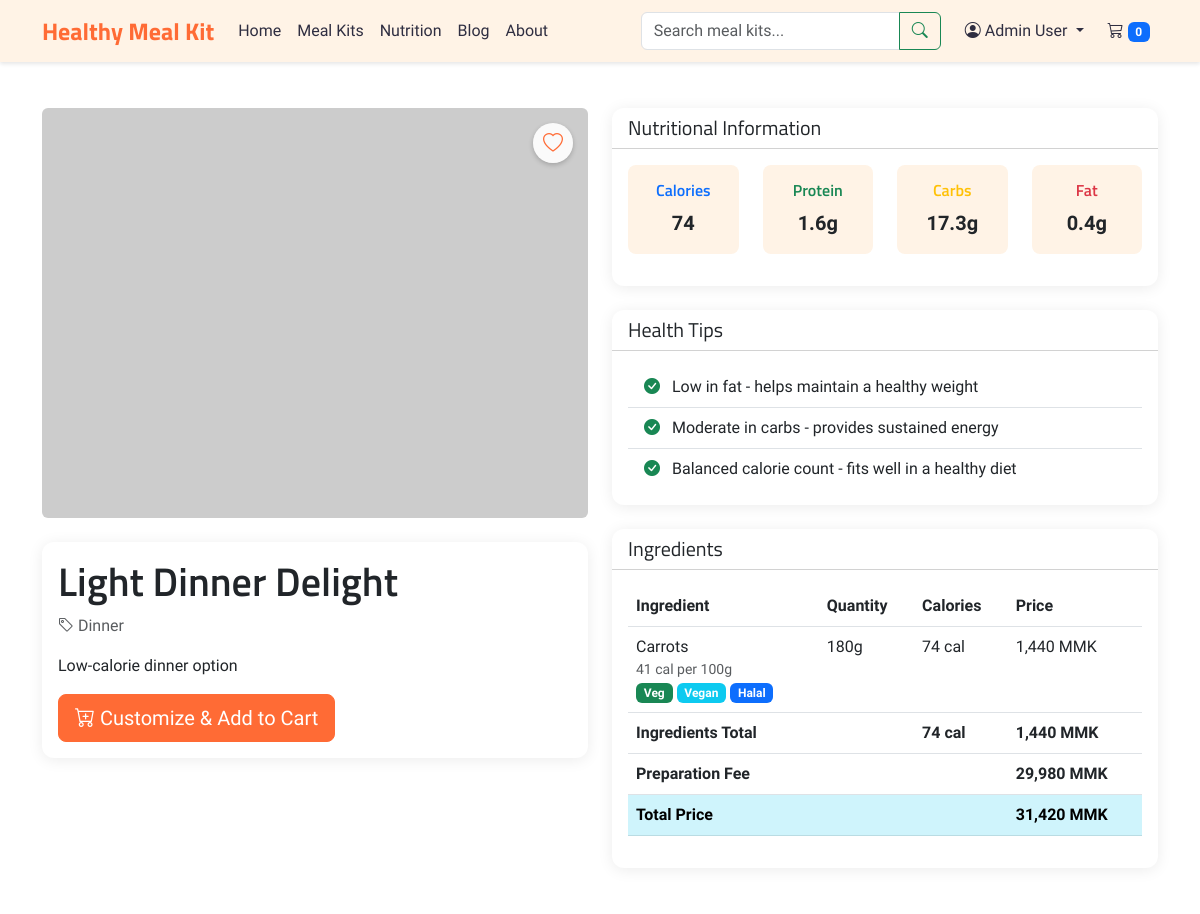
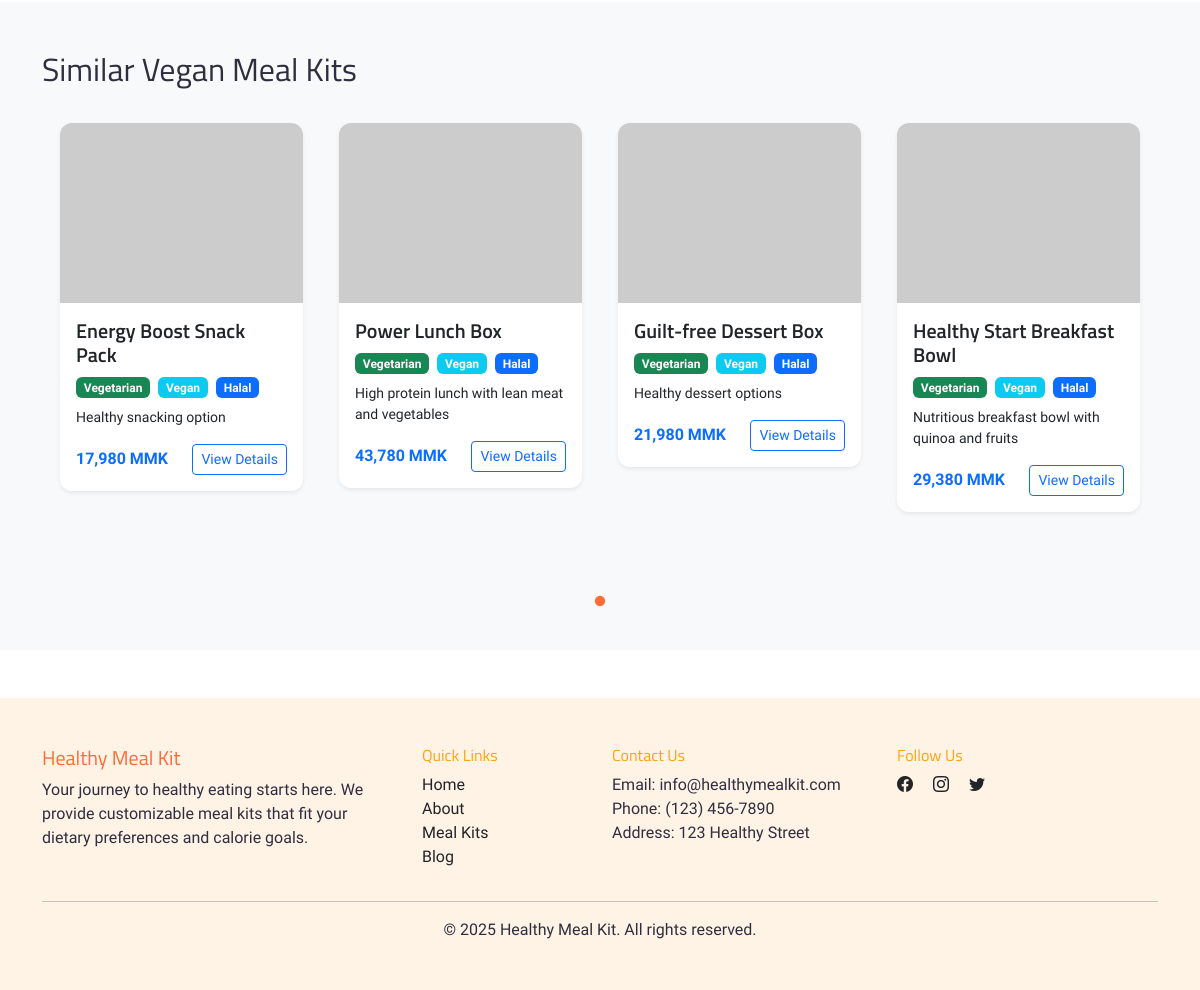
Page /meal-details.php?id=3 (signed in) on the committed database (2 pictures, top to bottom).
### tables this page shows
CREATE TABLE meal_kits (
    meal_kit_id INT PRIMARY KEY AUTO_INCREMENT,
    name VARCHAR(100) NOT NULL,
    description TEXT NOT NULL,
    category_id INT,
    preparation_price INT NOT NULL,
    base_calories INT NOT NULL COMMENT 'Calculated from sum of ingredients',
    cooking_time INT,
    servings INT,
    image_url VARCHAR(255),
    is_active TINYINT(1) DEFAULT 1 COMMENT '0: inactive, 1: active',
    created_at TIMESTAMP DEFAULT CURRENT_TIMESTAMP,
    FOREIGN KEY (category_id) REFERENCES categories(category_id)
);

CREATE TABLE categories (
    category_id INT PRIMARY KEY AUTO_INCREMENT,
    name VARCHAR(50) NOT NULL,
    description TEXT,
    created_at TIMESTAMP DEFAULT CURRENT_TIMESTAMP
);

CREATE TABLE meal_kit_ingredients (
    meal_kit_id INT,
    ingredient_id INT,
    default_quantity INT,
    FOREIGN KEY (meal_kit_id) REFERENCES meal_kits(meal_kit_id),
    FOREIGN KEY (ingredient_id) REFERENCES ingredients(ingredient_id),
    PRIMARY KEY (meal_kit_id, ingredient_id)
);

CREATE TABLE ingredients (
    ingredient_id INT PRIMARY KEY AUTO_INCREMENT,
    name VARCHAR(100) NOT NULL,
    calories_per_100g DECIMAL(10,2) NOT NULL,
    protein_per_100g DECIMAL(10,2) NOT NULL,
    carbs_per_100g DECIMAL(10,2) NOT NULL,
    fat_per_100g DECIMAL(10,2) NOT NULL,
    price_per_100g INT NOT NULL,
    is_meat TINYINT(1) DEFAULT 0 COMMENT '0: false, 1: true',
    is_vegetarian TINYINT(1) DEFAULT 0 COMMENT '0: false, 1: true',
    is_vegan TINYINT(1) DEFAULT 0 COMMENT '0: false, 1: true',
    is_halal TINYINT(1) DEFAULT 0 COMMENT '0: false, 1: true',
    created_at TIMESTAMP DEFAULT CURRENT_TIMESTAMP
);

### meal-details.php (the view, shortened to what the rows shown need)
<?php
require_once 'config/connection.php';
function get_meal_kit_image_url($image_url_db, $meal_kit_name) {
    if (!$image_url_db) return 'https://placehold.co/800x600/FFF3E6/FF6B35?text=' . urlencode($meal_kit_name);
    $parts = explode('/', trim($_SERVER['SCRIPT_NAME'], '/'));
    $projectBase = '/' . $parts[0];
    return $projectBase . '/uploads/meal-kits/' . $image_url_db;
}
$meal_kit_id = filter_var($_GET['id'], FILTER_VALIDATE_INT);
$stmt = $mysqli->prepare("
    SELECT mk.*, c.name as category_name
    FROM meal_kits mk
    LEFT JOIN categories c ON mk.category_id = c.category_id
    WHERE mk.meal_kit_id = ? AND mk.is_active = 1
");
$stmt->bind_param("i", $meal_kit_id);
$stmt->execute();
$meal_kit = $stmt->get_result()->fetch_assoc();
$stmt = $mysqli->prepare("
    SELECT i.*, mki.default_quantity
    FROM meal_kit_ingredients mki
    JOIN ingredients i ON mki.ingredient_id = i.ingredient_id
    WHERE mki.meal_kit_id = ?
");
$stmt->bind_param("i", $meal_kit_id);
$stmt->execute();
$ingredients = $stmt->get_result();
$total_ingredients_price = 0;
$preparation_price = $meal_kit['preparation_price'];
$ingredients_list = [];
while ($ingredient = $ingredients->fetch_assoc()) {
    $quantity = $ingredient['default_quantity'];
    $calories = ($ingredient['calories_per_100g'] * $quantity) / 100;
    $protein = ($ingredient['protein_per_100g'] * $quantity) / 100;
    $carbs = ($ingredient['carbs_per_100g'] * $quantity) / 100;
    $fat = ($ingredient['fat_per_100g'] * $quantity) / 100;
    $price = ($ingredient['price_per_100g'] * $quantity) / 100;
    $total_ingredients_price += $price;
    $ingredient['calculated_calories'] = $calories;
    $ingredient['calculated_protein'] = $protein;
    $ingredient['calculated_carbs'] = $carbs;
    $ingredient['calculated_fat'] = $fat;
    $ingredient['calculated_price'] = $price;
    $ingredients_list[] = $ingredient;
}
?>
<!DOCTYPE html>
<html lang="en">
<head>
    <link href="https://cdn.jsdelivr.net/npm/bootstrap@5.3.0/dist/css/bootstrap.min.css" rel="stylesheet">
    <link rel="stylesheet" href="https://cdn.jsdelivr.net/npm/bootstrap-icons@1.11.3/font/bootstrap-icons.min.css">
    <link rel="stylesheet" href="https://cdn.jsdelivr.net/npm/slick-carousel@1.8.1/slick/slick.css">
    <link rel="stylesheet" href="https://cdn.jsdelivr.net/npm/slick-carousel@1.8.1/slick/slick-theme.css">
    <link rel="stylesheet" href="assets/css/style.css">
</head>
<body>
    <div class="container py-5">
        <div class="row">
            <div class="col-lg-6 mb-4">
                <div class="card mb-4">
                    <div class="card-body">
                        <h1 class="card-title"><?php echo htmlspecialchars($meal_kit['name']); ?></h1>
                        <p class="text-muted mb-3">
                            <i class="bi bi-tag"></i> <?php echo htmlspecialchars($meal_kit['category_name']); ?>
                        </p>
                        <p class="card-text"><?php echo nl2br(htmlspecialchars($meal_kit['description'])); ?></p>
                        <div class="d-flex justify-content-between align-items-center">
                            <button class="btn btn-primary btn-lg"
                                onclick="customizeMealKit(<?php echo $meal_kit_id; ?>)">
                            </button>
                        </div>
                    </div>
                </div>
            </div>
            <div class="col-lg-6">
                <div class="card">
                    <div class="card-body">
                        <div class="table-responsive">
                            <table class="table">
                                <thead>
                                    <tr>
                                        <th>Ingredient</th>
                                        <th>Quantity</th>
                                        <th>Calories</th>
                                        <th>Price</th>
                                    </tr>
                                </thead>
                                <tbody>
                                    <?php foreach ($ingredients_list as $ingredient): ?>
                                    <tr>
                                        <td>
                                            <?php echo htmlspecialchars($ingredient['name']); ?>
                                            <small
                                                class="text-muted d-block"><?php echo round($ingredient['calories_per_100g']); ?>
                                                cal per 100g</small>
                                            <?php if ($ingredient['is_vegetarian'] == 1): ?>
                                            <span class="badge bg-success">Veg</span>
                                            <?php endif; ?>
                                            <?php if ($ingredient['is_vegan'] == 1): ?>
                                            <span class="badge bg-info">Vegan</span>
                                            <?php endif; ?>
                                            <?php if ($ingredient['is_halal'] == 1): ?>
                                            <span class="badge bg-primary">Halal</span>
                                            <?php endif; ?>
                                        </td>
                                        <td><?php echo $ingredient['default_quantity']; ?>g</td>
                                        <td><?php echo round($ingredient['calculated_calories']); ?> cal</td>
                                        <td><?php echo number_format($ingredient['calculated_price'], 0); ?> MMK</td>
                                    </tr>
                                    <?php endforeach; ?>
                                    <tr>
                                        <td><strong><?php echo number_format($preparation_price, 0); ?> MMK</strong></td>
                                    </tr>
                                    <tr class="table-info">
                                        <td><strong><?php echo number_format($total_ingredients_price + $preparation_price, 0); ?> MMK</strong>
                                        </td>
                                    </tr>
                                </tbody>
                            </table>
                        </div>
                    </div>
                </div>
            </div>
        </div>
    </div>
    <?php
    $dietary_query = $mysqli->prepare("
        SELECT
            SUM(CASE WHEN i.is_vegetarian = 0 THEN 1 ELSE 0 END) as non_vegetarian_count,
            SUM(CASE WHEN i.is_vegan = 0 THEN 1 ELSE 0 END) as non_vegan_count,
            SUM(CASE WHEN i.is_halal = 0 THEN 1 ELSE 0 END) as non_halal_count
        FROM meal_kit_ingredients mki
        JOIN ingredients i ON mki.ingredient_id = i.ingredient_id
        WHERE mki.meal_kit_id = ?
    ");
    $dietary_query->bind_param("i", $meal_kit_id);
    $dietary_query->execute();
    $dietary_result = $dietary_query->get_result()->fetch_assoc();
    $is_vegetarian = ($dietary_result['non_vegetarian_count'] == 0);
    $is_vegan = ($dietary_result['non_vegan_count'] == 0);
    $is_halal = ($dietary_result['non_halal_count'] == 0);
    $query = "
        SELECT mk.*, c.name as category_name,
               SUM(i.calories_per_100g * mki.default_quantity / 100) as base_calories,
               SUM(i.price_per_100g * mki.default_quantity / 100) as ingredients_price
        FROM meal_kits mk
        LEFT JOIN categories c ON mk.category_id = c.category_id
        LEFT JOIN meal_kit_ingredients mki ON mk.meal_kit_id = mki.meal_kit_id
        LEFT JOIN ingredients i ON mki.ingredient_id = i.ingredient_id
        WHERE mk.is_active = 1
        AND mk.meal_kit_id != ?
    ";
    $params = [$meal_kit_id];
    $types = "i";
    $conditions = [];
    if ($is_vegetarian) {
        $conditions[] = "NOT EXISTS (
            SELECT 1 FROM meal_kit_ingredients mki2
            JOIN ingredients i2 ON mki2.ingredient_id = i2.ingredient_id
            WHERE mki2.meal_kit_id = mk.meal_kit_id
            AND i2.is_vegetarian = 0
        )";
    }
    if ($is_vegan) {
        $conditions[] = "NOT EXISTS (
            SELECT 1 FROM meal_kit_ingredients mki2
            JOIN ingredients i2 ON mki2.ingredient_id = i2.ingredient_id
            WHERE mki2.meal_kit_id = mk.meal_kit_id
            AND i2.is_vegan = 0
        )";
    }
    if ($is_halal) {
        $conditions[] = "NOT EXISTS (
            SELECT 1 FROM meal_kit_ingredients mki2
            JOIN ingredients i2 ON mki2.ingredient_id = i2.ingredient_id
            WHERE mki2.meal_kit_id = mk.meal_kit_id
            AND i2.is_halal = 0
        )";
    }
    $conditions[] = "mk.category_id = ?";
    $params[] = $meal_kit['category_id'];
    $types .= "i";
    if (!empty($conditions)) {
        $query .= " AND (" . implode(" OR ", $conditions) . ")";
    }
    $query .= " GROUP BY mk.meal_kit_id ORDER BY RAND() LIMIT 10";
    $stmt = $mysqli->prepare($query);
    $stmt->bind_param($types, ...$params);
    $stmt->execute();
    $similar_meal_kits = $stmt->get_result();
    $similar_title = "Similar Meal Kits";
    if ($is_vegan) {
        $similar_title = "Similar Vegan Meal Kits";
    } elseif ($is_vegetarian) {
        $similar_title = "Similar Vegetarian Meal Kits";
    } elseif ($is_halal) {
        $similar_title = "Similar Halal Meal Kits";
    }
    if ($similar_meal_kits->num_rows > 0):
    ?>
    <section class="py-5 bg-light">
        <div class="container">
            <h2 class="mb-4"><?php echo $similar_title; ?></h2>
            <div class="similar-meal-kits-slider">
                <?php while ($similar = $similar_meal_kits->fetch_assoc()):
                    $total_price = $similar['preparation_price'] + ($similar['ingredients_price'] ?? 0);
                ?>
                <div class="px-2">
                    <div class="card h-100 shadow-sm">
                        <?php $similar_img_url = get_meal_kit_image_url($similar['image_url'], $similar['name']); ?>
                        <img src="<?php echo htmlspecialchars($similar_img_url); ?>" class="card-img-top" alt="<?php echo htmlspecialchars($similar['name']); ?>" style="height: 180px; object-fit: cover;">
                        <div class="card-body d-flex flex-column">
                            <h5 class="card-title"><?php echo htmlspecialchars($similar['name']); ?></h5>
                            <div class="mb-2">
                                <?php if ($is_vegetarian): ?>
                                <span class="badge bg-success me-1">Vegetarian</span>
                                <?php endif; ?>
                                <?php if ($is_vegan): ?>
                                <span class="badge bg-info me-1">Vegan</span>
                                <?php endif; ?>
                                <?php if ($is_halal): ?>
                                <span class="badge bg-primary">Halal</span>
                                <?php endif; ?>
                            </div>
                            <p class="card-text small mb-3"><?php echo mb_strimwidth(htmlspecialchars($similar['description']), 0, 80, "..."); ?></p>
                            <div class="d-flex justify-content-between align-items-center mt-auto">
                                <strong class="text-primary"><?php echo number_format($total_price, 0); ?> MMK</strong>
                                <a href="meal-details.php?id=<?php echo $similar['meal_kit_id']; ?>" class="btn btn-outline-primary btn-sm">View Details</a>
                            </div>
                        </div>
                    </div>
                </div>
                <?php endwhile; ?>
            </div>
        </div>
    </section>
    <?php endif; ?>
</body>
</html>

### rows in the picture
meal_kits: name "Light Dinner Delight", category.name "Dinner", description "Low-calorie dinner option", preparation_price "29,980", $total_ingredients_price + $preparation_price "31,420"
meal_kit_ingredients: ingredient.name "Carrots", ingredient.calories_per_100g "41", default_quantity "180", calculated_calories "74", calculated_price "1,440"
meal_kits: name "Energy Boost Snack Pack", description "Healthy snacking option", total_price "17,980"
meal_kits: name "Power Lunch Box", description "High protein lunch with lean meat and vegetables", total_price "43,780"
meal_kits: name "Guilt-free Dessert Box", description "Healthy dessert options", total_price "21,980"
meal_kits: name "Healthy Start Breakfast Bowl", description "Nutritious breakfast bowl with quinoa and fruits", total_price "29,380"

### other values in the picture
$_SESSION['full_name'] "Admin User"
$total_calories "74"
$total_protein "1.6"
$total_carbs "17.3"
$total_fat "0.4"
$total_ingredients_price "1,440"
$similar_title "Similar Vegan Meal Kits"
